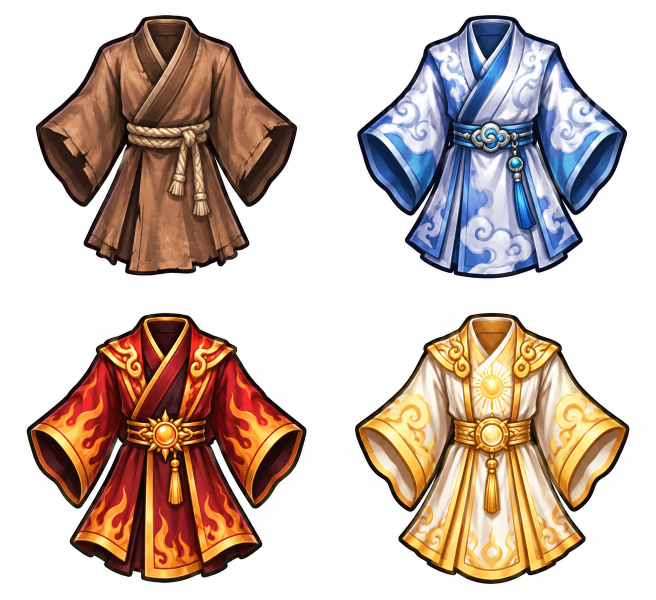
#> input picture tools/art/ref/robes_ai.png, 1312 x 1199 px (shown at 1/2 size)
$ python gear_from_ai.py
#> lines starting #> are read from the running program, lines starting #| are printed output that depends on the picture
"""
HÌNH TRANG BỊ 6 CẤP — lấy NGUYÊN từ ảnh mẫu bạn tạo (tools/art/ref/gear_t{1..6}_ai.webp, nền trắng), không vẽ lại:
  · mỗi cấp chọn 9 món dùng được (kiếm, đao, thương, quyền sáo, cung, phiến, y phục, giày, trang sức) theo hộp cắt BOXES
  · tách nền: mặt nạ rembg isnet (tools/art/ref/gear_t*_mask.png) + gỡ nền trắng ở mép, khe trắng kẹp giữa (cung) → trong suốt
  · thu vừa khung vuông 66×66 (cạnh dài 62), giữ tỉ lệ, căn giữa
  → public/gear/<loại>_<cấp 0..5>.png (đè hình cũ; hình cầm tay / trong trận giữ nguyên)
  Bí bảo: chưa có ảnh mẫu → giữ hình cũ.
  python3 -I tools/art/gear_from_ai.py   (cần opencv)
"""
import os
import numpy as np
import cv2
from scipy import ndimage
from PIL import Image

HERE = os.path.dirname(os.path.abspath(__file__))
GEAR = os.path.join(os.path.dirname(os.path.dirname(HERE)), 'public', 'gear')
REF = os.path.join(HERE, 'ref')
# áo dựng đứng làm lại cho 4 bậc vốn là áo gấp (ảnh 2×2 tools/art/ref/robes_ai.png + mặt nạ rembg robes_mask.png)
ROBES = {1: (64, 22, 602, 559), 3: (707, 22, 1262, 564), 4: (46, 618, 621, 1173), 5: (702, 618, 1267, 1176)}
KEYS = ['wp_sword', 'wp_blade', 'wp_spear', 'wp_fist', 'wp_bow', 'wp_fan', 'clothes', 'shoes', 'accessory']
G3 = [(0, 0), (1, 0), (2, 0), (0, 1), (1, 1), (2, 1), (0, 2), (1, 2), (2, 2)]   # lưới 3×3 (cột, hàng), ô 341px
BOXES = {
    1: [(50, 0, 294, 250), (389, 7, 627, 256), (723, 0, 970, 249), (1041, 37, 1309, 236), (1391, 8, 1625, 247),
        (1697, 45, 1975, 228), (34, 280, 303, 489), (1380, 271, 1632, 492), (1753, 263, 1941, 482)],
    2: [(25, 7, 240, 244), (280, 7, 489, 243), (774, 6, 988, 244), (1000, 0, 1260, 260), (278, 258, 492, 494),
        (1256, 290, 1489, 468), (1505, 258, 1742, 496), (774, 263, 984, 490), (1795, 8, 1943, 236)],
    3: [(29, 6, 336, 249), (381, 8, 685, 247), (715, 0, 998, 251), (28, 263, 353, 487), (384, 255, 684, 495),
        (1683, 32, 1989, 240), (1053, 264, 1332, 492), (1385, 255, 1660, 500), (1729, 256, 1938, 500)],
    4: [(c * 341 + 4, r * 341 + 4, c * 341 + 337, r * 341 + 337) for c, r in G3],
    5: [(c * 341 + 4, r * 341 + 4, c * 341 + 337, r * 341 + 337) for c, r in G3],
    6: [(0, 5, 325, 487), (341, 10, 645, 479), (622, 5, 982, 462), (1040, 15, 1305, 245), (1360, 6, 1658, 261),
        (1673, 18, 1991, 234), (1085, 255, 1350, 495), (1397, 256, 1654, 500), (1724, 256, 1968, 488)],
}
ONLY_BIGGEST = {(6, 'wp_spear')}
# xoá bớt chi tiết thừa (toạ độ trong hộp cắt): cung cấp Tiên bỏ mũi tên (lông đuôi, thân tên ngoài thân cung, đầu tên)
ERASE = {   # 6 cây thương: bỏ dây tua rua (Đạo: tua che thân thương → vẽ lại đoạn thân ở LINES)
         (1, 'wp_spear'): [[(168, 100), (205, 98), (205, 172), (138, 172), (138, 135), (160, 112)]],
         (2, 'wp_spear'): [[(180, 64), (218, 56), (218, 168), (148, 168), (148, 120), (175, 95)]],
         (3, 'wp_spear'): [[(218, 88), (242, 80), (242, 188), (168, 188), (168, 135), (200, 110)]],
         (4, 'wp_spear'): [[(208, 145), (214, 128), (226, 128), (232, 150), (262, 175), (262, 318), (140, 318), (140, 240), (185, 185)]],
         (5, 'wp_spear'): [[(222, 125), (240, 112), (252, 125), (262, 160), (262, 300), (150, 300), (150, 230), (195, 170)]],
         (6, 'wp_spear'): [[(118, 240), (125, 175), (160, 150), (222, 145), (226, 158), (250, 160), (250, 292), (140, 292)]],
         (3, 'wp_sword'): [[(281, 48), (287, 39), (300, 34), (310, 34), (310, 110), (275, 178), (225, 178), (225, 125), (268, 92), (276, 70)]],   # kiếm Tiên: bỏ dây tua
         (3, 'wp_bow'): [[(55, 30), (125, 30), (125, 100), (55, 100)],
                         [(85, 55), (100, 50), (192, 132), (178, 145)],
                         [(222, 160), (280, 160), (280, 215), (222, 215)],
                         [(120, 92), (132, 88), (162, 120), (152, 130)]],          # mẩu thân tên còn sót
         # cung Linh: bỏ 2 móc bạc ở đầu dây + dây cũ → nối dây thẳng vào cánh cung (LINES)
         (2, 'wp_bow'): [[(92, 36), (156, 34), (157, 60), (115, 84), (92, 84)],
                         [(18, 128), (54, 128), (56, 172), (30, 176), (16, 170)],
                         [(106, 70), (47, 168), (36, 160), (95, 64)], [(78, 78), (106, 78), (106, 114), (78, 114)]]}
# quầng sáng nhạt giữa các vòng dây ngoài mặt ngọc (tâm x, y, bán kính, độ sáng tối thiểu) → trong suốt
GLOW_OUT = {(6, 'accessory'): (122, 125, 86, 195)}
# chỉ giữ phần trong đa giác (toạ độ trong hộp): găng Linh lấy CHIẾC BÊN PHẢI của cặp (chiếc trái lỗi hai đầu đều là nắm tay)
# chỉ giữ phần trong đa giác (toạ độ trong hộp). Thương Thánh: chỉ giữ đầu + thân, bỏ đường cong sáng phía sau
KEEP_POLY = {(5, 'wp_spear'): [(320, 4), (332, 14), (301, 70), (287, 94), (270, 108), (250, 124), (232, 130),
                               (30, 334), (8, 334), (8, 318), (206, 108), (218, 92), (226, 62), (262, 38)]}
HEAD_OUTLINE = {(5, 'wp_spear'): 125}                                 # vùng y < giá trị: chỉ giữ phần trong nét viền tối (bỏ quầng sáng)
# vẽ quầng sáng tròn mềm phía sau món đồ: (tâm x, y, bán kính, màu, độ đục tối đa)
GLOW_RADIAL = {}
# vòng sáng (hình nhẫn) phía sau món đồ: (tâm x, y, bán kính, độ dày nét, màu)
GLOW_RING = {}
# vòng sáng QUẤN QUANH thân (nhìn nghiêng thành elip vuông góc với thân): (tâm x, y, bán trục ngang, bán trục dọc thân,
#   góc trục ngang (độ), độ dày nét, màu). Nửa phía chuôi vẽ ĐÈ lên thân, nửa phía mũi nằm SAU thân.
WRAP_RING = {(5, 'wp_spear'): (214, 126, 50, 15, 43.3, 4, (255, 236, 180))}
OUTLINE_ADD = {(4, 'wp_blade'): 150}                                      # lấy thêm phần nằm trong nét viền đen (lưỡi đao sáng bị bỏ)
OUTLINE_ONLY = set()                                                  # chỉ giữ phần nằm trong nét viền đen
# xoá điểm sáng nhạt trong đa giác (vòng sáng xoáy quanh găng Thánh), giữ nét viền & thân găng
PALE_ERASE = {(5, 'wp_fist'): [[(0, 85), (85, 85), (75, 125), (50, 150), (25, 170), (0, 170)],
                               [(252, 236), (333, 236), (333, 264), (252, 264)]]}
# xoá điểm sáng nhạt nằm bên phải nét viền đen ngoài cùng của từng hàng (vòng sáng bên phải găng Thánh): (y0, y1, x tối thiểu)
RIGHT_OF_OUTLINE = {(5, 'wp_fist'): (100, 337, 200)}
PALE_GAPS = {(2, 'accessory')}                                        # khe sáng nhạt giữa các nút thắt → trong suốt
CORD = {(2, 'wp_spear'), (3, 'wp_spear')}                             # nối lại sợi dây mảnh treo tua bị rembg bỏ
MIRROR_PAIR = {}                            # (độ chồng của 2 chiếc, góc xoay để nắm tay hướng lên)
LINES = {(6, 'wp_spear'): [((240, 153 - 0), (138, 282), (20, 14, 35), 12), ((240, 153), (138, 282), (52, 40, 92), 7),
                          ((238, 154), (137, 281), (96, 80, 150), 2)],
         (3, 'wp_bow'): [((48, 179), (248, 31), (215, 240, 246), 3)],   # dây cung Tiên bị đứt chỗ mũi tên cũ
         (2, 'wp_bow'): [((158, 58), (46, 177), (105, 160, 105), 2)]}
ROTATE = {}
# Đồng bộ góc: kiếm/đao/thương/cung xoay để đường nối 2 đầu xa nhất (mũi–chuôi, đầu cánh cung–đầu cánh cung) nghiêng đúng 45°
AXIS45 = {'wp_sword', 'wp_blade', 'wp_spear', 'wp_bow'}
# Găng: tách 2 chiếc, xoay mỗi chiếc thẳng đứng (nắm tay hướng lên), xếp cạnh nhau. Đạo: 2 chiếc chạm nhau → cắt theo đường này
TIP_FLIP = {(3, 'wp_sword')}                                         # mũi ở đầu dưới-trái sau khi xoay → quay 180°
GLOVE_CUT = {6: [(167, 0), (167, 60), (150, 95), (120, 125), (102, 145), (100, 230)]}
FLOOD = {(5, 'wp_sword'): 70, (5, 'wp_blade'): 60}                    # lưỡi trắng gần như nền


# [67 lines left out: functions cutout, piece, not called in this run]


def under(top, bottom):
    """top đè lên bottom (RGBA uint8)"""
    return np.array(Image.alpha_composite(Image.fromarray(bottom, 'RGBA'), Image.fromarray(top, 'RGBA')))


# [187 lines left out: functions linh_fist, build, tip_angle, upright, glove_pair, not called in this run]


def main():
    pv = Image.new('RGBA', (66 * 9, 66 * 6), (26, 24, 40, 255))
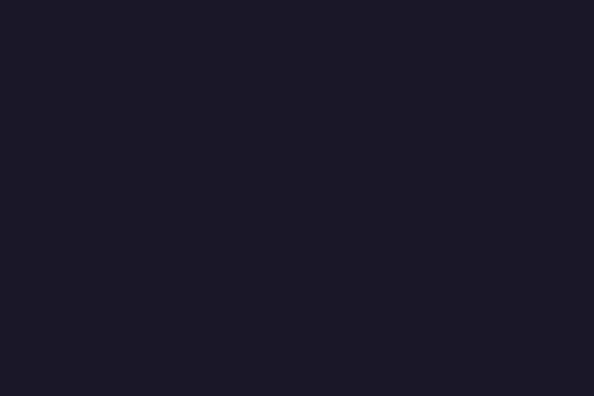
#> pv: PIL image 594x396 RGBA; mean R, G, B, A 26, 24, 40, 255
    os.makedirs(os.path.join(GEAR, 'hd'), exist_ok=True)
    robe_src = cv2.imread(os.path.join(REF, 'robes_ai.png'))
#> robe_src is the input picture: shape (1199, 1312, 3); mean B, G, R 177.6, 186.8, 203.8
    robe_msk = np.array(Image.open(os.path.join(REF, 'robes_mask.png')).convert('L')).astype(float) / 255
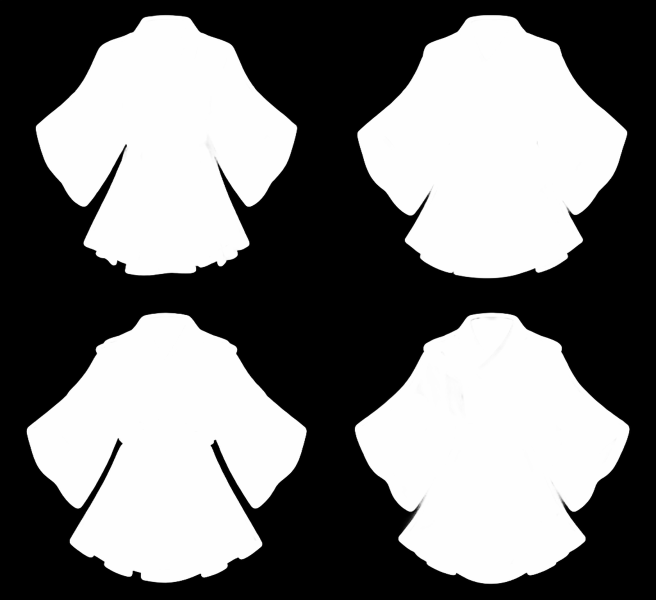
#> input picture tools/art/ref/robes_mask.png, 1312 x 1199 px (shown at 1/2 size)
    for t, boxes in BOXES.items():
        src = cv2.imread(os.path.join(REF, f'gear_t{t}_ai.webp'))
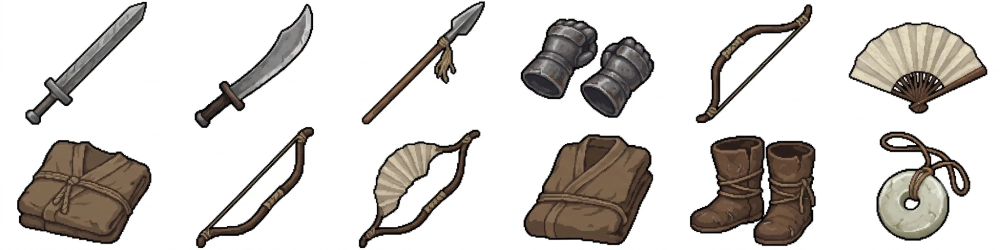
#> input picture tools/art/ref/gear_t1_ai.webp, 2000 x 500 px (shown at 1/2 size)
#> src is the input picture: shape (500, 2000, 3); mean B, G, R 205.1, 208.5, 211.9
#> (the run stopped early here; a loop or call above may not have finished)
